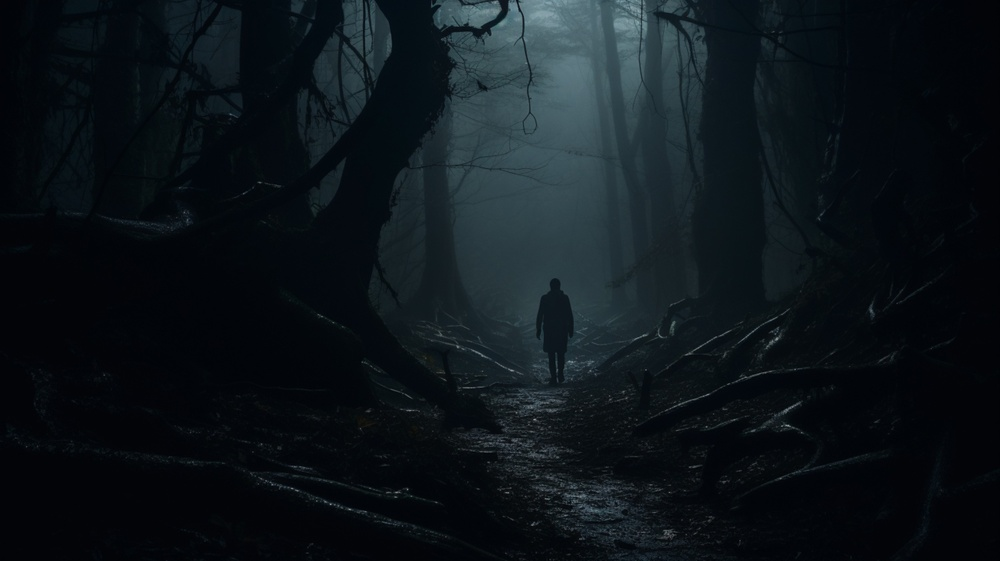
#> input picture imagem_escura.jpg, 1000 x 561 px, shrunk from 4096 x 2296 before the run
$ python equalizacao.py
#> lines starting #> are read from the running program, lines starting #| are printed output that depends on the picture
from PIL import Image, ImageFilter
import numpy as np
import matplotlib.pyplot as plt
import random

def aplicar_ruido(img, prob):
    output = np.array(img)
    for i in range(output.shape[0]):
        for j in range(output.shape[1]):
            rnd = random.random()
            if (rnd < prob):
                output[i][j] = 0
            elif (rnd > 1 - prob):
                output[i][j] = 255

    return Image.fromarray(output)

def equalizar_historgrama(imagem_pil):
    imagem = np.array(imagem_pil)
    histogram, bins = np.histogram(imagem.flatten(), bins=256, range=[0,256])
    cdf = histogram.cumsum()
    cdf_normalizada = cdf * 255 / cdf[-1]
    imagem_equalizada = np.interp(imagem.flatten(), bins[:-1], cdf_normalizada)
    return Image.fromarray(imagem_equalizada.reshape(imagem.shape).astype('uint8'))

def criar_graficos(img, img_eq):
    fig, axs = plt.subplots(2,2, figsize=(10,6))
    axs[0,0].imshow(img, cmap='gray')
    axs[0,0].set_title("Original")
    axs[0,0].axis("off")
    axs[0,1].hist(np.array(img).flatten(), bins=256, range=[0,256], color='gray')
    axs[0,1].set_title("Histograma original")

    axs[1,0].imshow(img_eq, cmap='gray')
    axs[1,0].set_title("Equalizada")
    axs[1,0].axis("off")

    axs[1,1].hist(np.array(img_eq).flatten(), bins=256, range=[0,256], color='gray')
    axs[1,1].set_title("Histograma equalizado")

    plt.tight_layout()
    plt.show()

def testar_imagem_clara():
    # Imagem Clara
    img1 = Image.open("imagem_clara.jpeg").convert('L')

    # Detecção de bordas sem equalização
    mask_la1 = [0,1,0,1,-4,1,0,1,0]
    laplaciano1 = img1.filter(ImageFilter.Kernel((3,3), mask_la1, 1))
    laplaciano1.save('imagens/clara_laplaciano.jpg')

    # Equalizar Imagem
    img_eq1 = equalizar_historgrama(img1)

    # Detecção de bordas com equalização
    laplaciano_pos = img_eq1.filter(ImageFilter.Kernel((3,3), mask_la1, 1))
    laplaciano_pos.save('imagens/clara_eq_laplaciano.jpg')

    # Equalização sem ruídos
    img1.save("imagens/clara_cinza.jpg")
    img_eq1.save("imagens/clara_eq.jpg")
    criar_graficos(img1, img_eq1)

    # Aplicar ruído
    img2 = aplicar_ruido(img1, 0.05)
    img_eq2 = equalizar_historgrama(img2)

    img2.save("imagens/clara_cinza_ruido.jpg")
    img_eq2.save("imagens/clara_eq_ruido.jpg")
    criar_graficos(img2, img_eq2)

    # Conclusões - Imagem Clara:
    '''
        A equalização com ou sem ruídos para a imagem clara foi indiferente, ambas tiveram o mesmo resultado, transformando em uma imagem mais escura e na imagem selecionada deu para ver melhore detalhes nas árvores. A detecção de bordas da imagem equalizada, houve uma piora quanto a detecção de bordas aplicada na imagem original.
    '''


def testar_imagem_escura():
    # Imagem Escura
    img1 = Image.open("imagem_escura.jpg").convert('L')

    # Detecção de bordas sem equalização
    mask_la1 = [0,1,0,1,-4,1,0,1,0]
    laplaciano1 = img1.filter(ImageFilter.Kernel((3,3), mask_la1, 1))
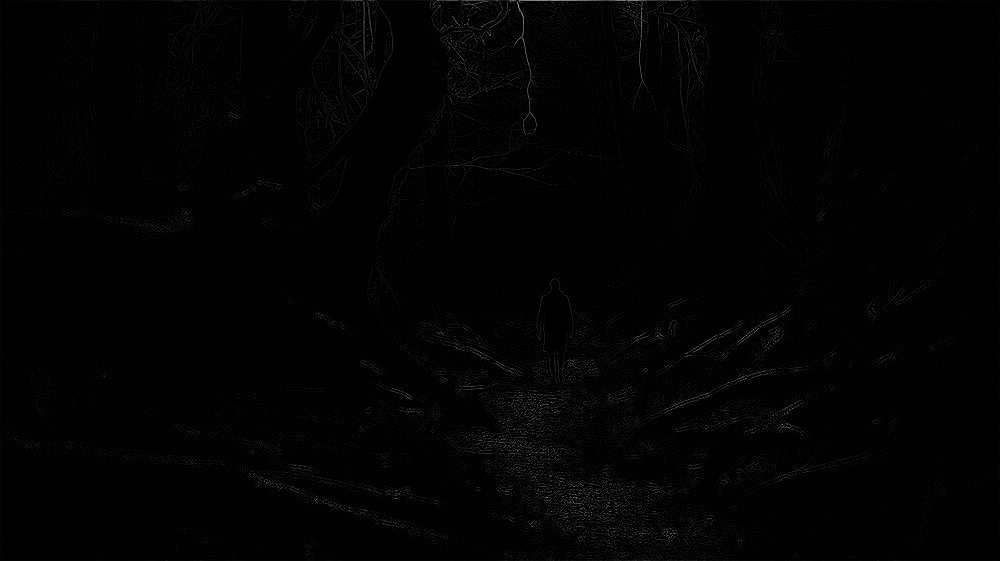
#> laplaciano1: PIL image 1000x561 L; min 0, max 155, mean 2.2
    laplaciano1.save('imagens/escura_laplaciano.jpg')

    # Equalizar Imagem
    img_eq1 = equalizar_historgrama(img1)
#> in equalizar_historgrama, `histogram, bins = np.histogram(imagem.flatten(), bins=256, range=[0,25..`: histogram = 256 values, max 86007 at index 4, min 0 at index 0, mean 2191.4; bins = 257 values from 0 to 256
#> in equalizar_historgrama, `cdf = histogram.cumsum()`: cdf = 256 values from 0 to 561000
#> in equalizar_historgrama, `cdf_normalizada = cdf * 255 / cdf[-1]`: cdf_normalizada = 256 values from 0 to 255
#> in equalizar_historgrama, `return Image.fromarray(imagem_equalizada.reshape(imagem.shape).astype(..`:
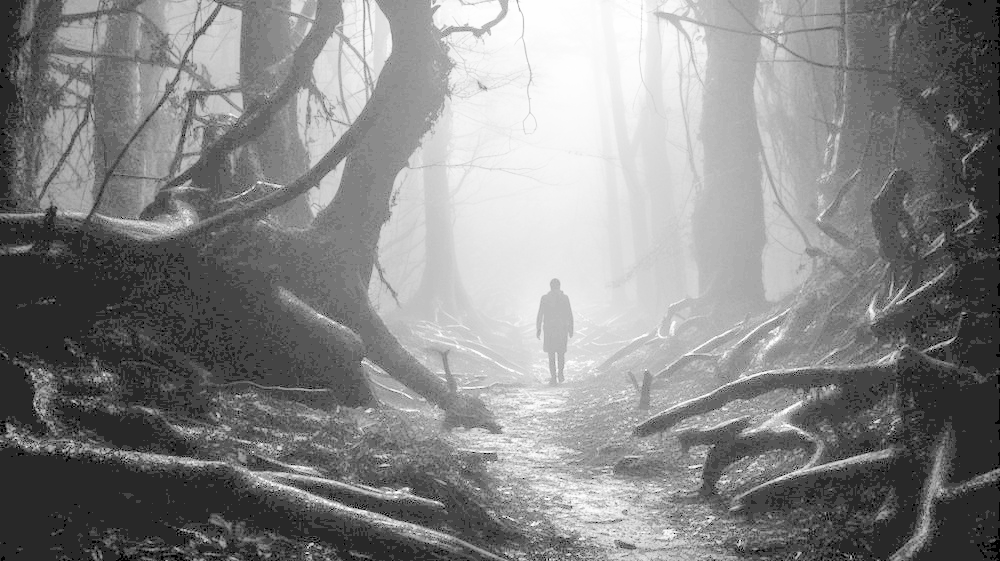
#> returned value: PIL image 1000x561 L; min 0, max 255, mean 134.3

    # Detecção de bordas com equalização
    laplaciano_pos = img_eq1.filter(ImageFilter.Kernel((3,3), mask_la1, 1))
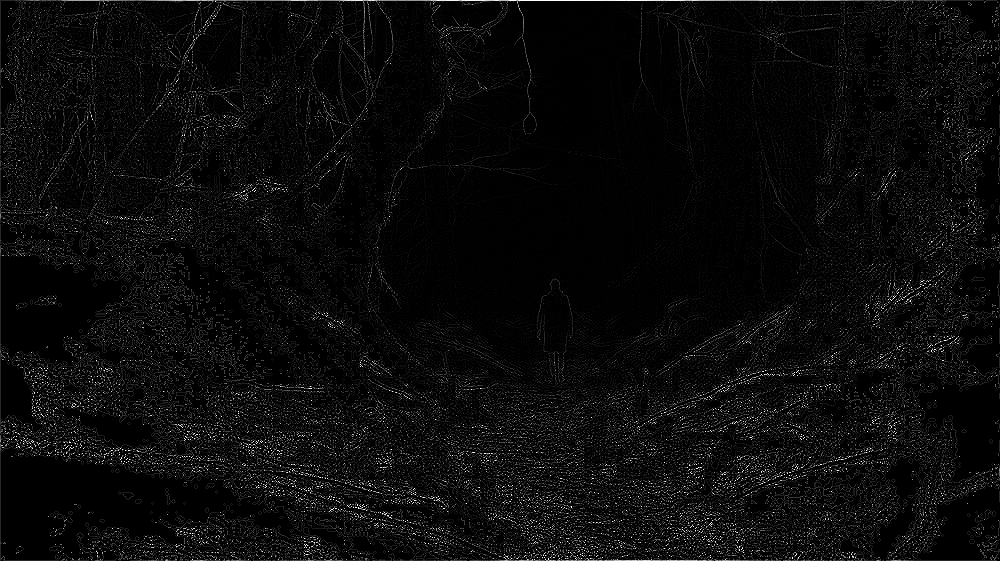
#> laplaciano_pos: PIL image 1000x561 L; min 0, max 255, mean 10.6
    laplaciano_pos.save('imagens/escura_eq_laplaciano.jpg')

    # Equalização sem ruídos
    img1.save("imagens/escura_cinza.jpg")
    img_eq1.save("imagens/escura_eq.jpg")
    criar_graficos(img1, img_eq1)
#> in criar_graficos, `plt.show()`:
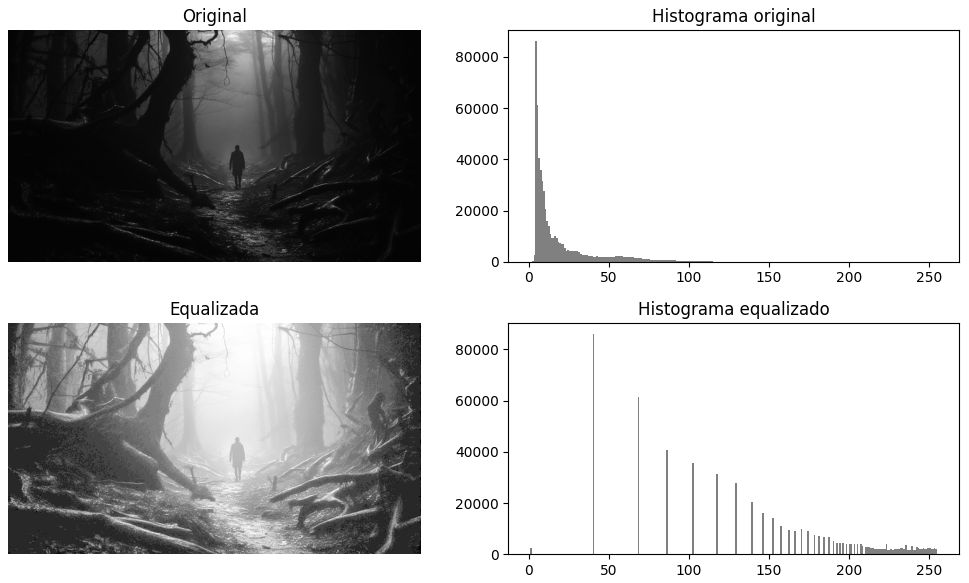
#> figure drawn by matplotlib, 4 panels; panel 2: tallest bar 86007 high, from x = 4 to 5; panel 4: tallest bar 86007 high, from x = 40 to 41

    # Aplicar ruído
    img2 = aplicar_ruido(img1, 0.05)
#> after the loop in aplicar_ruido, `for i in range(output.shape[0]):`:
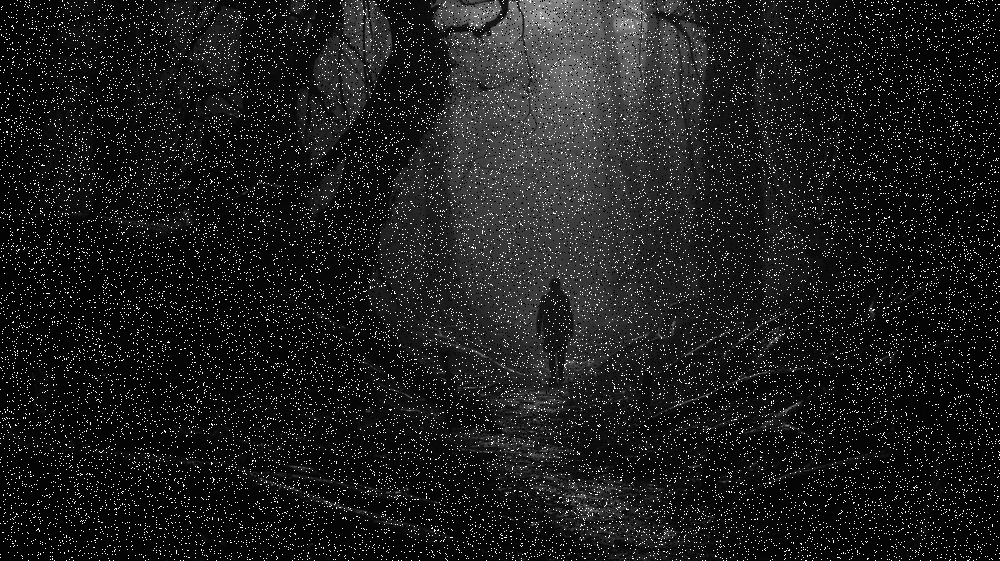
#> output: shape (561, 1000); min 0, max 255, mean 30
    img_eq2 = equalizar_historgrama(img2)
#> in equalizar_historgrama (call 2), `histogram, bins = np.histogram(imagem.flatten(), bins=256, range=[0,25..`: histogram = 256 values, max 77485 at index 4, min 0 at index 159, mean 2191.4
#> in equalizar_historgrama (call 2), `cdf = histogram.cumsum()`: cdf = 256 values from 28025 to 561000
#> in equalizar_historgrama (call 2), `cdf_normalizada = cdf * 255 / cdf[-1]`: cdf_normalizada = 256 values from 12.74 to 255
#> in equalizar_historgrama (call 2), `return Image.fromarray(imagem_equalizada.reshape(imagem.shape).astype(..`:
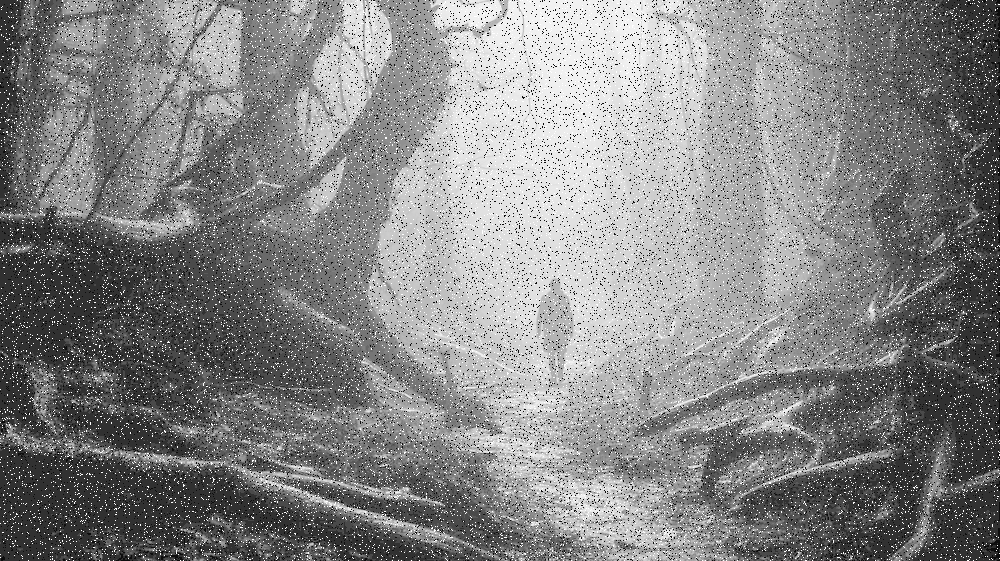
#> returned value: PIL image 1000x561 L; min 12, max 255, mean 133.6

    img2.save("imagens/escura_cinza_ruido.jpg")
    img_eq2.save("imagens/escura_eq_ruido.jpg")
    criar_graficos(img2, img_eq2)
#> in criar_graficos (call 2), `plt.show()`:
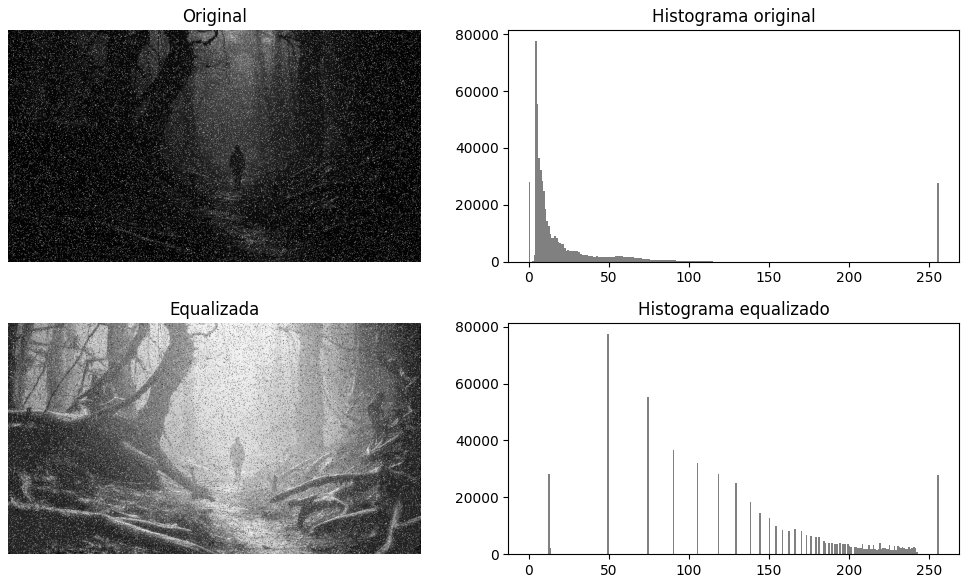
#> figure drawn by matplotlib, 4 panels; panel 2: tallest bar 77485 high, from x = 4 to 5; panel 4: tallest bar 77485 high, from x = 49 to 50

    # Conclusões - Imagem Clara:
    '''
        A equalização com ruídos teve uma pequena diferença na hora de equalizar, mas algo pouco percepitivel. A detecção de bordas da imagem equalizada, mesmo que haja pouca borda, houve uma melhora significativa quanto a detecção de bordas aplicada na imagem original.
    '''

testar_imagem_escura()
